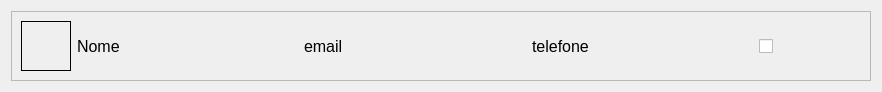
<?xml version="1.0" encoding="UTF-8"?>
<ui version="4.0">
 <class>Form</class>
 <widget class="QWidget" name="Form">
  <property name="geometry">
   <rect>
    <x>0</x>
    <y>0</y>
    <width>882</width>
    <height>88</height>
   </rect>
  </property>
  <property name="windowTitle">
   <string>Form</string>
  </property>
  <layout class="QVBoxLayout" name="verticalLayout">
   <item>
    <widget class="QFrame" name="frame">
     <property name="cursor">
      <cursorShape>PointingHandCursor</cursorShape>
     </property>
     <property name="styleSheet">
      <string notr="true">.QFrame::hover {background-color: rgb(255, 255, 255);}</string>
     </property>
     <property name="frameShape">
      <enum>QFrame::StyledPanel</enum>
     </property>
     <property name="frameShadow">
      <enum>QFrame::Raised</enum>
     </property>
     <layout class="QHBoxLayout" name="horizontalLayout">
      <item>
       <widget class="QLabel" name="icon">
        <property name="minimumSize">
         <size>
          <width>50</width>
          <height>50</height>
         </size>
        </property>
        <property name="maximumSize">
         <size>
          <width>50</width>
          <height>50</height>
         </size>
        </property>
        <property name="font">
         <font>
          <pointsize>14</pointsize>
          <bold>true</bold>
         </font>
        </property>
        <property name="frameShape">
         <enum>QFrame::Box</enum>
        </property>
        <property name="text">
         <string/>
        </property>
        <property name="alignment">
         <set>Qt::AlignCenter</set>
        </property>
       </widget>
      </item>
      <item>
       <layout class="QGridLayout" name="gridLayout">
        <item row="0" column="1">
         <widget class="QLabel" name="email">
          <property name="font">
           <font>
            <pointsize>12</pointsize>
           </font>
          </property>
          <property name="text">
           <string>email</string>
          </property>
         </widget>
        </item>
        <item row="0" column="2">
         <widget class="QLabel" name="telefone">
          <property name="font">
           <font>
            <pointsize>12</pointsize>
           </font>
          </property>
          <property name="text">
           <string>telefone</string>
          </property>
         </widget>
        </item>
        <item row="0" column="5">
         <widget class="QPushButton" name="excluir_btn">
          <property name="sizePolicy">
           <sizepolicy hsizetype="Fixed" vsizetype="Fixed">
            <horstretch>0</horstretch>
            <verstretch>0</verstretch>
           </sizepolicy>
          </property>
          <property name="minimumSize">
           <size>
            <width>30</width>
            <height>30</height>
           </size>
          </property>
          <property name="maximumSize">
           <size>
            <width>30</width>
            <height>30</height>
           </size>
          </property>
          <property name="cursor">
           <cursorShape>PointingHandCursor</cursorShape>
          </property>
          <property name="toolTip">
           <string>Excluir contato</string>
          </property>
          <property name="text">
           <string/>
          </property>
          <property name="icon">
           <iconset>
            <normaloff>../assets/icons/trash.png</normaloff>../assets/icons/trash.png</iconset>
          </property>
          <property name="iconSize">
           <size>
            <width>30</width>
            <height>30</height>
           </size>
          </property>
          <property name="flat">
           <bool>true</bool>
          </property>
         </widget>
        </item>
        <item row="0" column="0">
         <widget class="QLabel" name="nome">
          <property name="font">
           <font>
            <pointsize>12</pointsize>
           </font>
          </property>
          <property name="text">
           <string>Nome</string>
          </property>
         </widget>
        </item>
        <item row="0" column="4">
         <widget class="QPushButton" name="editar_btn">
          <property name="minimumSize">
           <size>
            <width>30</width>
            <height>30</height>
           </size>
          </property>
          <property name="maximumSize">
           <size>
            <width>30</width>
            <height>30</height>
           </size>
          </property>
          <property name="cursor">
           <cursorShape>PointingHandCursor</cursorShape>
          </property>
          <property name="toolTip">
           <string>Editar contato</string>
          </property>
          <property name="text">
           <string/>
          </property>
          <property name="icon">
           <iconset>
            <normaloff>../assets/icons/edit.png</normaloff>../assets/icons/edit.png</iconset>
          </property>
          <property name="iconSize">
           <size>
            <width>30</width>
            <height>30</height>
           </size>
          </property>
          <property name="flat">
           <bool>true</bool>
          </property>
         </widget>
        </item>
        <item row="0" column="3">
         <widget class="QCheckBox" name="fav">
          <property name="sizePolicy">
           <sizepolicy hsizetype="Minimum" vsizetype="Fixed">
            <horstretch>30</horstretch>
            <verstretch>0</verstretch>
           </sizepolicy>
          </property>
          <property name="minimumSize">
           <size>
            <width>30</width>
            <height>30</height>
           </size>
          </property>
          <property name="maximumSize">
           <size>
            <width>30</width>
            <height>30</height>
           </size>
          </property>
          <property name="cursor">
           <cursorShape>PointingHandCursor</cursorShape>
          </property>
          <property name="toolTip">
           <string>Marcar como favorito</string>
          </property>
          <property name="text">
           <string/>
          </property>
          <property name="checked">
           <bool>false</bool>
          </property>
         </widget>
        </item>
       </layout>
      </item>
     </layout>
    </widget>
   </item>
  </layout>
 </widget>
 <resources/>
 <connections/>
</ui>
